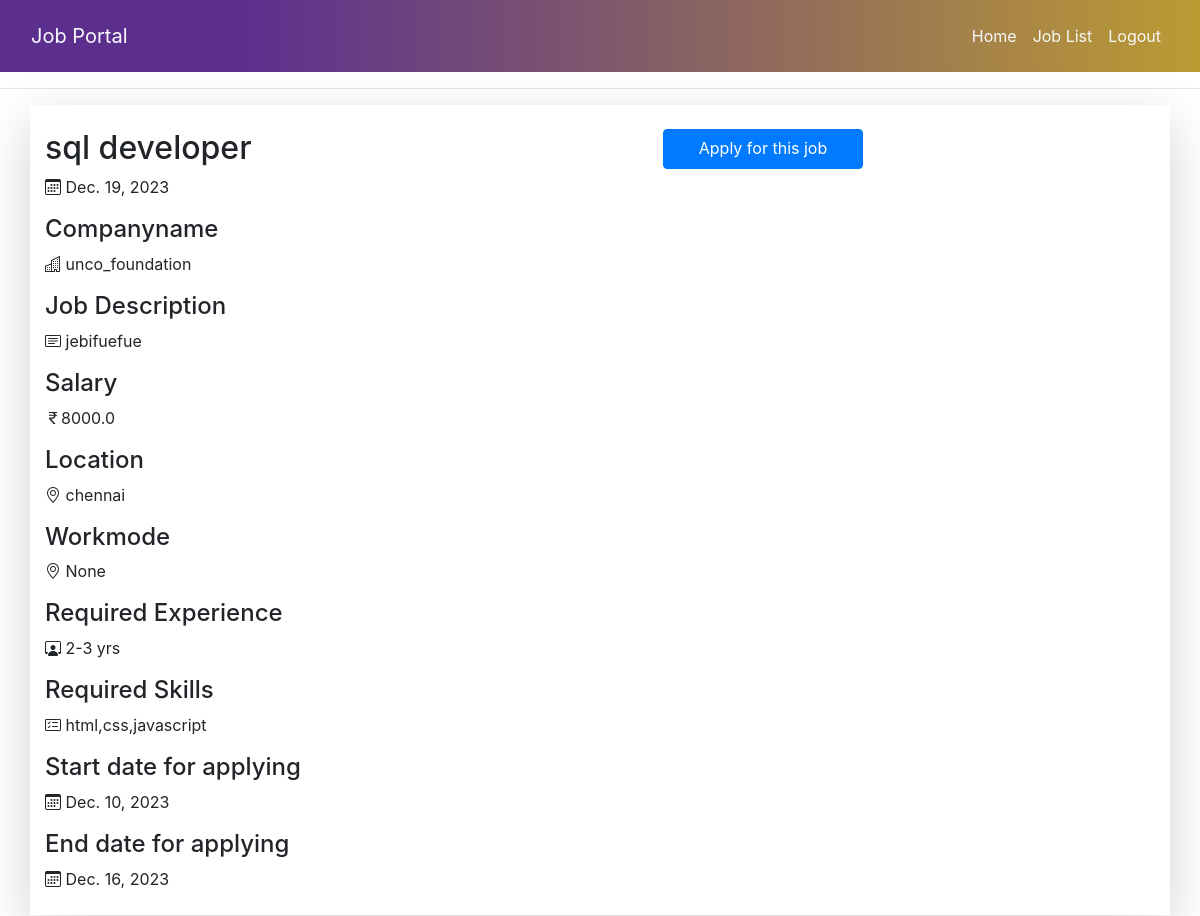
Screenshot of /ujdetail/12 with the database file from the repository.
### app1/models.py (models this page shows, shortened)
class Job(models.Model):
    recruiter = models.ForeignKey(emprsignup,on_delete=models.CASCADE)
    startdate=models.DateField()
    enddate= models.DateField()
    title= models.CharField(max_length=100)
    salary= models.FloatField(max_length=20)
    description= models.CharField(max_length=300)
    experiance= models.CharField(max_length=50)
    location= models.CharField(max_length=100)
    skills= models.CharField(max_length=100)
    workmode = models.CharField(max_length=20,null=True)
    creationdate= models.DateField()

class emprsignup(models.Model):
    user = models.ForeignKey(User,on_delete=models.CASCADE)
    company=models.CharField(max_length=100,null=True)
    mobile = models.IntegerField(max_length=15,null=True)
    type = models.CharField(max_length=15,null=True)

### app1/views.py (the view)
# urls.py: path('ujdetail/<int:pid>',views.userjobdeail,name='userjobdetail'),
def userjobdeail(request,pid):
    job=Job.objects.get(id=pid)
    d={'job':job}
    return render(request,'jk/userjobdetail.html',d)

### templates/jk/userjobdetail.html (shortened to what this page needs)
<!DOCTYPE html>
<html lang="en">
<head>
    <link rel="stylesheet" href="https://stackpath.bootstrapcdn.com/bootstrap/4.5.2/css/bootstrap.min.css">
    <link rel="stylesheet" href="https://cdn.jsdelivr.net/npm/bootstrap-icons@1.11.2/font/bootstrap-icons.min.css">
</head>
<body>
  <div class="menu-bar">
    <nav class="navbar navbar-expand-lg p-3">
        <div class="container-fluid">
          <a class="navbar-brand text-light" href="#">Job Portal</a>
          <div class="collapse navbar-collapse justify-content-end" id="navbarNav">
            <ul class="navbar-nav">
              <li class="nav-item">
                <a class="nav-link  text-light" href="/jobskrhome/jobskrhome/">Home</a>
              </li>
              <li class="nav-item">
                <a class="nav-link text-light" href="/ujlist/">Job List</a>
              </li>
              <li class="nav-item">
                <a class="nav-link text-light" href="/logout/">Logout</a>
              </li>
            </ul>
          </div>
        </div>
      </nav>
  </div>
      <hr>
      <div class="container shadow-lg py-2 mb-2">
        <div class="row">
            <div class="col-md-6 mt-3">
                <h2>{{job.title}}</h2>
                <p><i class="bi bi-calendar3"></i> {{job.creationdate}}</p>
                <h4>Companyname</h4>
                <p><i class="bi bi-buildings"></i> {{job.recruiter.company}}</p>
                <h4>Job Description</h4>
                <p><i class="bi bi-card-text"></i> {{job.description}}</p>
                <h4>Salary</h4>
                <p><i class="bi bi-currency-rupee"></i>{{job.salary}}</p>
                <h4>Location</h4>
                <p><i class="bi bi-geo-alt"></i></i> {{job.location}}</p>
                <h4>Workmode</h4>
                <p><i class="bi bi-geo-alt"></i></i> {{job.workmode}}</p>
                <h4>Required Experience</h4>
                <p><i class="bi bi-person-workspace"></i> {{job.experiance}} yrs</p>
                <h4>Required Skills</h4>
                <p><i class="bi bi-card-checklist"></i> {{job.skills}}</p>
                <h4>Start date for applying</h4>
                <p><i class="bi bi-calendar3"></i> {{job.startdate}}</p>
                <h4>End date for applying</h4>
                <p><i class="bi bi-calendar3"></i> {{job.enddate}}</p>
            </div>
            <div class="col-md-6 mt-3 justify-content-md-end">
            <a href="/applyjob/{{job.id}}"  class="btn btn-primary  ml-5" style="width:200px; height:40px">Apply for this job</a>
        </div>
        </div>
      </div>
</body>
</html>

### templates/jk/userjobdetail.html (style rules this page uses)
.menu-bar { background-image: linear-gradient(to right,#5c2f8f 20%,#bb9b33); }

### rows the page displays
Job: title "sql developer", creationdate "Dec. 19, 2023", recruiter.company "unco_foundation", description "jebifuefue", salary "8000.0", location "chennai", workmode "None", experiance "2-3", skills "html,css,javascript", startdate "Dec. 10, 2023", enddate "Dec. 16, 2023"
